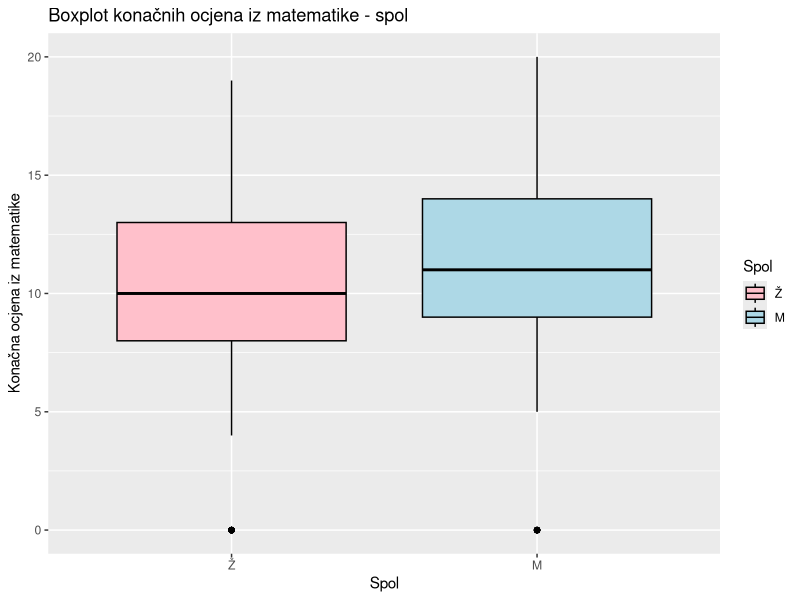
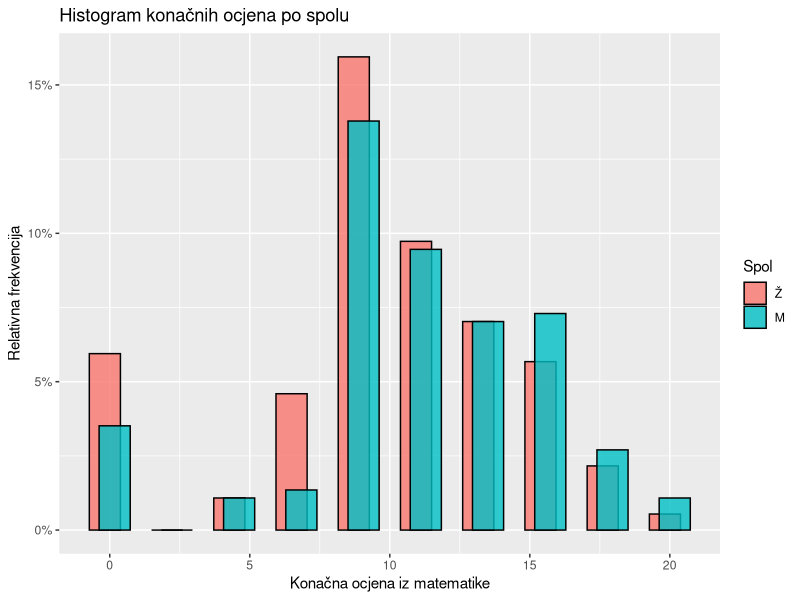
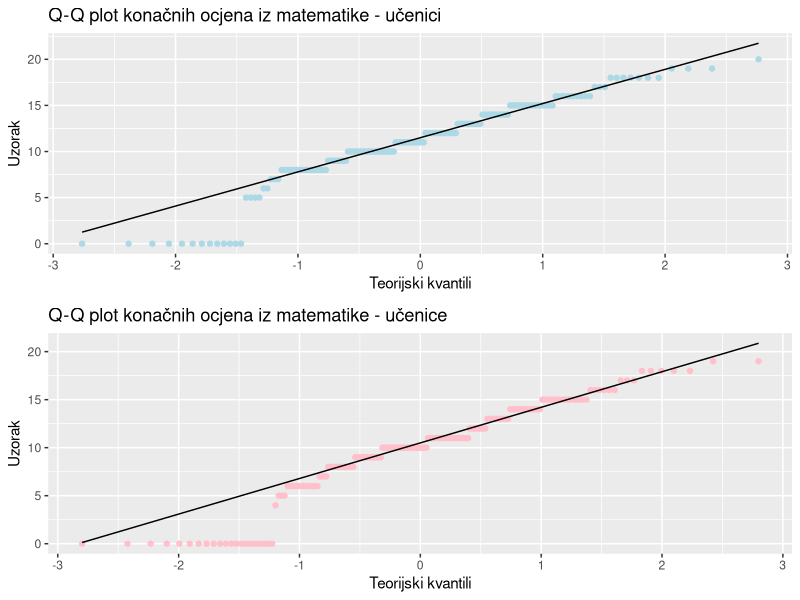
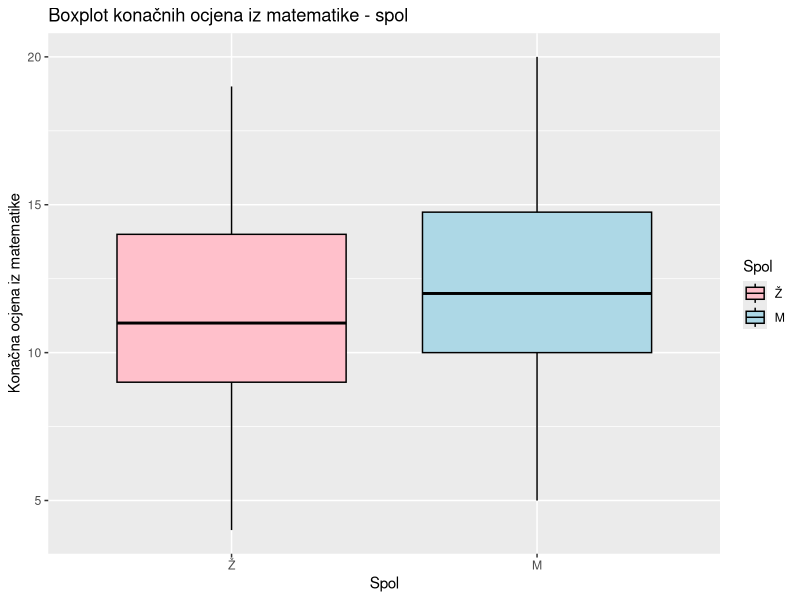
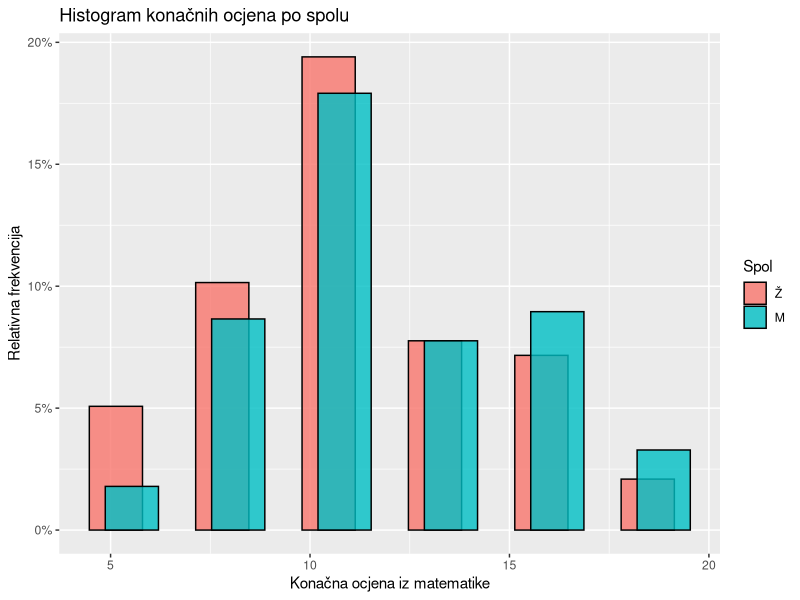
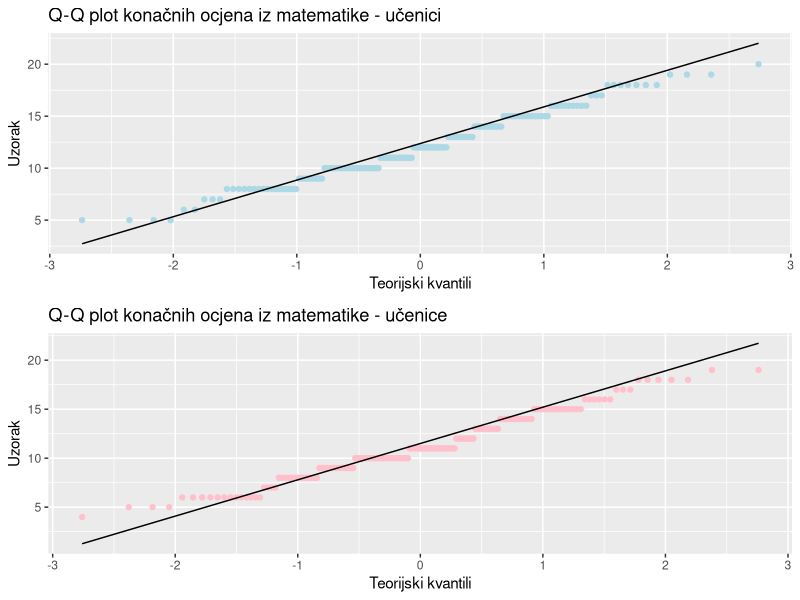
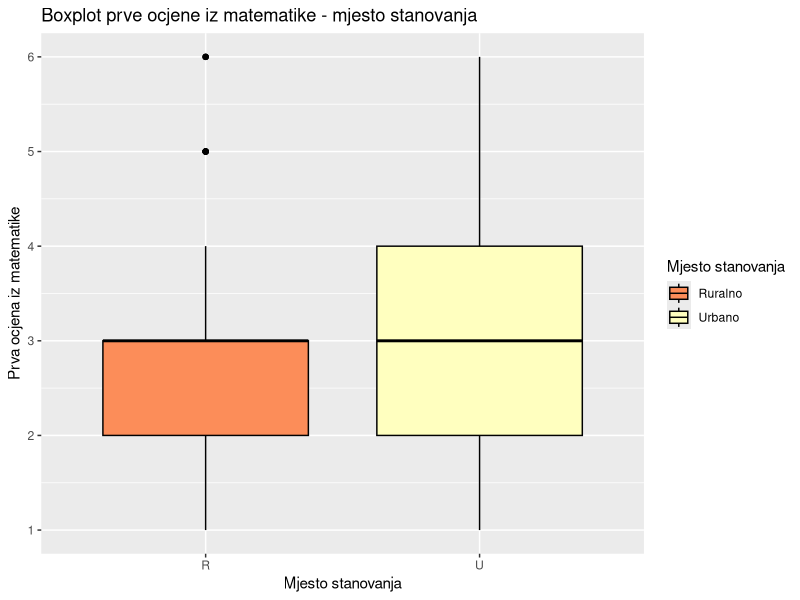
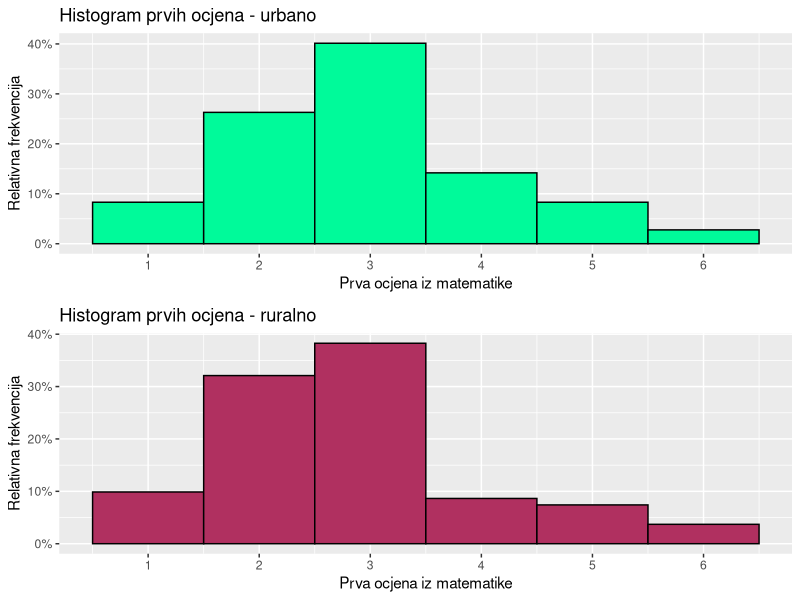

Reproduce these figures in R, in order.
## ---- chunk 1
knitr::opts_chunk$set(echo = TRUE)
library(readr)
library(dplyr)
library(ggplot2)
library(tidyverse)
library(RColorBrewer)
library(gridExtra)
library(caret)
library(nortest)
## ---- chunk 2
dataset <- read_csv("data/student_data.csv")
glimpse(dataset)
head(dataset)
## ---- chunk 3
dataset$school <- factor(dataset$school)
dataset$sex <- factor(dataset$sex)
dataset$address <- factor(dataset$address)
dataset$famsize <- factor(dataset$famsize)
dataset$Pstatus <- factor(dataset$Pstatus)
dataset$schoolsup <- factor(dataset$schoolsup)
dataset$famsup <- factor(dataset$famsup)
dataset$paid_mat <- factor(dataset$paid_mat)
dataset$paid_por <- factor(dataset$paid_por)
dataset$activities <- factor(dataset$activities)
dataset$nursery <- factor(dataset$nursery)
dataset$higher <- factor(dataset$higher)
dataset$internet <- factor(dataset$internet)
dataset$romantic <- factor(dataset$romantic)
## ---- chunk 4
missing_counts <- sapply(data, function(col) sum(is.na(col)))
missing_counts
## ---- chunk 5
summary(dataset)
## ---- chunk 6
ggplot(dataset, aes(x = factor(sex), y = G3_mat, fill = factor(sex))) +
  geom_boxplot(color = "black") +
  scale_y_continuous(name = "Konačna ocjena iz matematike") + 
  scale_x_discrete(name = "Spol", labels = c("Ž", "M")) +
  labs(title = "Boxplot konačnih ocjena iz matematike - spol") + 
  scale_fill_manual(
    name = "Spol", 
    labels = c("Ž", "M"), 
    values = c("F" = "pink", "M" = "lightblue")
    )
## ---- chunk 7
ggplot(dataset, aes(G3_mat, fill = sex)) +
  geom_histogram(
    aes(y = after_stat(count) / sum(after_stat(count))),
    bins = 10, 
    colour = "black", 
    position = position_dodge(width = 0.7), 
    alpha = 0.8
  ) +
  scale_x_continuous(name = "Konačna ocjena iz matematike") +
  scale_y_continuous(
    name = "Relativna frekvencija",
    labels = scales::percent_format(),
    breaks = scales::pretty_breaks(5)
  ) +
  labs(title = "Histogram konačnih ocjena po spolu") +
  scale_fill_discrete(name = "Spol", labels = c("Ž", "M"))

## ---- chunk 8
g1qq1 <- ggplot(dataset |> filter(sex == "M"), aes(sample = G3_mat)) +
  geom_qq(colour = "lightblue") +
  geom_qq_line(colour = "black") +
  scale_y_continuous(name = "Uzorak") +
  scale_x_continuous(name = "Teorijski kvantili") +
  labs(title = "Q-Q plot konačnih ocjena iz matematike - učenici")

g1qq2 <- ggplot(dataset |> filter(sex == "F"), aes(sample = G3_mat)) +
  geom_qq(colour = "pink") +
  geom_qq_line(colour = "black") +
  scale_y_continuous(name = "Uzorak") +
  scale_x_continuous(name = "Teorijski kvantili") +
  labs(title = "Q-Q plot konačnih ocjena iz matematike - učenice")

grid.arrange(g1qq1, g1qq2)
## ---- chunk 9
#učenici
lillie.test(dataset |> filter(sex == "M") |> pull(G3_mat))

#učenice
lillie.test(dataset |> filter(sex == "F") |> pull(G3_mat))

## ---- chunk 10
dataset |> filter(sex == "M") |> count(G3_mat == 0)
dataset |> filter(sex == "F") |> count(G3_mat == 0)
## ---- chunk 11
df1 <- dataset
df1 <- df1 |> filter(G3_mat != 0)

ggplot(df1, aes(x = factor(sex), y = G3_mat, fill = factor(sex))) +
  geom_boxplot(color = "black") +
  scale_y_continuous(
    name = "Konačna ocjena iz matematike",
    breaks = scales::pretty_breaks()
    ) + 
  scale_x_discrete(name = "Spol", labels = c("Ž", "M")) +
  labs(title = "Boxplot konačnih ocjena iz matematike - spol") + 
  scale_fill_manual(
    name = "Spol", 
    labels = c("Ž", "M"), 
    values = c("F" = "pink", "M" = "lightblue")
    )
## ---- chunk 12
ggplot(df1, aes(G3_mat, fill = sex)) +
  geom_histogram(
    aes(y = after_stat(count) / sum(after_stat(count))),
    bins = 7, 
    colour = "black", 
    position = position_dodge(width = 0.8), 
    alpha = 0.8
  ) +
  scale_x_continuous(name = "Konačna ocjena iz matematike") +
  scale_y_continuous(
    name = "Relativna frekvencija",
    labels = scales::percent_format(),
    breaks = scales::pretty_breaks(5)
  ) +
  labs(title = "Histogram konačnih ocjena po spolu") +
  scale_fill_discrete(name = "Spol", labels = c("Ž", "M"))
## ---- chunk 13
gq1 <- ggplot(df1 |> filter(sex == "M"), aes(sample = G3_mat)) +
  geom_qq(colour = "lightblue") +
  geom_qq_line(colour = "black") +
  scale_y_continuous(name = "Uzorak") +
  scale_x_continuous(name = "Teorijski kvantili") +
  labs(title = "Q-Q plot konačnih ocjena iz matematike - učenici")

gq2 <- ggplot(df1 |> filter(sex == "F"), aes(sample = G3_mat)) +
  geom_qq(colour = "pink") +
  geom_qq_line(colour = "black") +
  scale_y_continuous(name = "Uzorak") +
  scale_x_continuous(name = "Teorijski kvantili") +
  labs(title = "Q-Q plot konačnih ocjena iz matematike - učenice")

grid.arrange(gq1, gq2)
## ---- chunk 14
#učenici
lillie.test(df1 |> filter(sex == "M") |> pull(G3_mat))

#učenice
lillie.test(df1 |> filter(sex == "F") |> pull(G3_mat))

## ---- chunk 15
maleGrades <- df1 |> filter(sex == "M") |> pull(G3_mat)
femaleGrades <- df1 |> filter(sex == "F") |> pull(G3_mat)

var.test(maleGrades, femaleGrades, alternative = "two.sided", conf.level = 0.95)
## ---- chunk 16
t.test(maleGrades, femaleGrades, alternative = "two.sided", var.equal = T, conf.level = 0.95)
## ---- chunk 17
addr <- dataset |> select(address)
#broj učenika iz ruralnih/urbanih područja - vidljivo u tablici
table(addr)
## ---- chunk 18
df2 <- dataset
 
df2 <- df2 |> mutate(Grade = ifelse(G1_mat < 7, 1, ifelse(G1_mat < 10, 2 , ifelse(G1_mat < 14, 3, ifelse(G1_mat < 16, 4, ifelse(G1_mat < 18, 5, ifelse(G1_mat < 20, 6, 7)))))))
 
## ---- chunk 19
grade_table <- table(df2$address, df2$Grade)
added_margins_tbl = addmargins(grade_table)
added_margins_tbl
## ---- chunk 20
ggplot(df2, aes(x = factor(address), y = Grade, fill = factor(address))) +
  geom_boxplot(color = "black") +
  scale_y_continuous(name = "Prva ocjena iz matematike",
  breaks = scales::pretty_breaks()
  ) + 
  labs(
    title = "Boxplot prve ocjene iz matematike - mjesto stanovanja"
    ) +
  scale_x_discrete(name = "Mjesto stanovanja") + 
  scale_fill_brewer(
    name = "Mjesto stanovanja", 
    labels = c("Ruralno", "Urbano"),
    palette = "Spectral"
    )
## ---- chunk 21
g2hist1 <- ggplot(df2 |> filter(address == "U"), aes(Grade)) +
  geom_histogram(
    aes(y = after_stat(count) / sum(after_stat(count))),
    bins = 6, 
    colour = "black",
    fill = "mediumspringgreen"
  ) +
  scale_x_continuous(
    name = "Prva ocjena iz matematike",
    breaks = scales::pretty_breaks()
    ) +
  scale_y_continuous(
    name = "Relativna frekvencija",
    labels = scales::percent_format(),
    breaks = scales::pretty_breaks()
  ) +
  labs(title = "Histogram prvih ocjena - urbano")


g2hist2 <- ggplot(df2 |> filter(address == "R"), aes(Grade)) +
  geom_histogram(
    aes(y = after_stat(count) / sum(after_stat(count))),
    bins = 6, 
    colour = "black",
    fill = "maroon"
  ) +
  scale_x_continuous(
    name = "Prva ocjena iz matematike",
    breaks = scales::pretty_breaks()
    ) +
  scale_y_continuous(
    name = "Relativna frekvencija",
    labels = scales::percent_format(),
    breaks = scales::pretty_breaks()
  ) +
  labs(title = "Histogram prvih ocjena - ruralno")

grid.arrange(g2hist1, g2hist2)
## ---- chunk 22
row_totals <- margin.table(grade_table, 1)
col_totals <- margin.table(grade_table, 2)
grand_total <- sum(grade_table)

expected_frequencies <- outer(row_totals, col_totals) / grand_total
expected_frequencies

## ---- chunk 23
fisher.test(grade_table, conf.level = 0.95)
## ---- chunk 24
df3 <- dataset |> mutate(pass_por = ifelse(G3_por >= 10, 1 , 0)) |>
  mutate(pass_por = factor(pass_por, levels = c(0, 1)))
## ---- chunk 25
sum(df3$pass_por == 1)
sum(df3$pass_por == 0)
## ---- chunk 26
g1 <- ggplot(df3 , aes(x = sex, y = G3_por, fill = sex)) +
  geom_boxplot(color = "black") +
  scale_x_discrete(
    name = "Spol",
    labels = c("Ž", "M")
  ) +
  scale_y_continuous(
    name = "Završna ocjena iz jezika",
    breaks = seq(0, 20, 5)
    ) + 
  labs(
    title = "Boxplot završne ocjene iz jezika - spol"
    ) + 
  scale_fill_discrete(name = "Spol", labels = c("Ž", "M"))

g2 <- ggplot(df3 , aes(x = factor(Medu), y = G3_por, fill = factor(Medu))) +
  geom_boxplot(color = "black") +
  scale_y_continuous(
    name = "Završna ocjena iz jezika",
    breaks = seq(0, 20, 5)
    ) + 
  scale_x_discrete(name = "Obrazovanje majke") +
  labs(
    title = "Boxplot završne ocjene iz jezika - obrazovanje majke"
    ) + 
  scale_fill_discrete(name = "Obrazovanje majke")

g3 <- ggplot(df3 , aes(x = factor(Fedu), y = G3_por, fill = factor(Fedu))) +
  geom_boxplot(color = "black") +
  scale_y_continuous(
    name = "Završna ocjena iz jezika",
    breaks = seq(0, 20, 5)
    ) + 
  scale_x_discrete(name = "Obrazovanje oca") +
  labs(
    title = "Boxplot završne ocjene iz jezika - obrazovanje oca"
    ) + 
  scale_fill_discrete(name = "Obrazovanje oca")

g4 <- ggplot(df3 , aes(x = factor(famsize), y = G3_por, fill = factor(famsize))) +
  geom_boxplot(color = "black") +
  scale_y_continuous(
    name = "Završna ocjena iz jezika",
    breaks = seq(0, 20, 5)
    ) + 
  scale_x_discrete(name = "Veličina obitelji") +
  labs(
    title = "Boxplot završne ocjene iz jezika - veličina obitelji"
    ) + 
  scale_fill_discrete(name = "Veličina obitelji")

g1
g2
g3
g4
## ---- chunk 27
ggplot(df3, aes(G3_por, fill = sex)) +
  geom_histogram(
    bins = 10, 
    colour = "black", 
    position = position_dodge(width = 0.95), 
    alpha = 0.8
  ) +
  scale_x_continuous(name = "Konačna ocjena iz jezika") +
  scale_y_continuous(
    name = "Frekvencija",
    breaks = scales::pretty_breaks(5)
  ) +
  labs(title = "Histogram konačnih ocjena po spolu") +
  scale_fill_discrete(name = "Spol", labels = c("Ž", "M"))

## ---- chunk 28
#treniranje modela uzimajuci u obzir sve sociodemografske varijable
model <- glm(pass_por ~ sex + Medu + Fedu + famsize,
             data = df3,
             family = binomial)

summary(model)


df3 <- df3 |>
  mutate(predicted_prob = predict(model, type = "response"))
## ---- chunk 29
threshold <- 0.5

df3 <- df3 %>%
  mutate(predicted_class = ifelse(predicted_prob > threshold, 1, 0))

table(df3$predicted_class, df3$pass_por)


accuracy <- mean(df3$pass_por == df3$predicted_class)
precision <- sum(
  df3$pass_por == 1 & df3$predicted_class == 1) / sum(df3$predicted_class == 1
                                                      )
recall <- sum(df3$pass_por == 1 & df3$predicted_class == 1) / sum(df3$pass_por == 1)
f1_score <- 2 * (precision * recall) / (precision + recall)

accuracy
precision
recall
f1_score

## ---- chunk 30
set.seed(-123456)

dfSampled <- df3 |> filter(pass_por == 0)
dfHelp <- df3 |> filter(pass_por == 1) |> slice_sample(n = 58)

dfSampled <- rbind(dfSampled, dfHelp)
## ---- chunk 31
model2 <- glm(pass_por ~ sex + Medu + Fedu + famsize,
             data = dfSampled,
             family = binomial)

summary(model2)
## ---- chunk 32
dfSampled <- dfSampled |>
  mutate(predicted_prob = predict(model2, type = "response"))

threshold <- 0.5

dfSampled <- dfSampled %>%
  mutate(predicted_class = ifelse(predicted_prob > threshold, 1, 0))

table(dfSampled$predicted_class, dfSampled$pass_por)


accuracy2 <- mean(dfSampled$pass_por == dfSampled$predicted_class)
precision2 <- sum(
  dfSampled$pass_por == 1 & dfSampled$predicted_class == 1) / sum(dfSampled$predicted_class == 1)

                                              
recall2 <- sum(dfSampled$pass_por == 1 & dfSampled$predicted_class == 1) / sum(dfSampled$pass_por == 1)
f1_score2 <- 2 * (precision2 * recall2) / (precision2 + recall2)


accuracy2
precision2
recall2
f1_score2
## ---- chunk 33
ggplot(dataset, aes(x = factor(famsize), y = absences_mat, fill = factor(famsize))) +
  geom_boxplot(color = "black") +
  scale_y_continuous(name = "Broj izostanaka iz matematike",
  breaks = scales::pretty_breaks()
  ) + 
  labs(
    title = "Boxplot broja izostanaka iz matematike - veličina obitelji"
    ) +
  scale_x_discrete(name = "Mjesto stanovanja") + 
  scale_fill_brewer(
    name = "Veličina obitelji", 
    labels = c("Više od 3", "Max 3"),
    palette = "BrBG"
    )
## ---- chunk 34
g4hist1 <- ggplot(dataset |> filter(famsize == "LE3"), aes(absences_mat)) +
  geom_histogram(
    aes(y = after_stat(count) / sum(after_stat(count))),
    bins = 10, 
    colour = "black",
    fill = "salmon"
  ) +
  scale_x_continuous(name = "Broj izostanaka iz matematike") +
  scale_y_continuous(
    name = "Relativna frekvencija",
    labels = scales::percent_format(),
    breaks = scales::pretty_breaks(5)
  ) +
  labs(title = "Histogram izostanaka iz matematike - max. 3 člana obitelji")


g4hist2 <- ggplot(dataset |> filter(famsize == "GT3"), aes(absences_mat)) +
  geom_histogram(
    aes(y = after_stat(count) / sum(after_stat(count))),
    bins = 10, 
    colour = "black",
    fill = "darkviolet"
  ) +
  scale_x_continuous(name = "Broj izostanaka iz matematike") +
  scale_y_continuous(
    name = "Relativna frekvencija",
    labels = scales::percent_format(),
    breaks = scales::pretty_breaks(5)
  ) +
  labs(title = "Histogram izostanaka iz matematike - više od 3 člana obitelji")

grid.arrange(g4hist1, g4hist2)
## ---- chunk 35
g4qq1 <- ggplot(dataset |> filter(famsize == "LE3"), aes(sample = absences_mat)) +
  geom_qq(colour = "salmon") +
  geom_qq_line(colour = "black") +
  scale_y_continuous(name = "Uzorak") +
  scale_x_continuous(name = "Teorijski kvantili") +
  labs(title = "Q-Q plot izostanaka iz matematike - max. 3 člana obitelji")

g4qq2 <- ggplot(dataset |> filter(famsize == "GT3"), aes(sample = absences_mat)) +
  geom_qq(colour = "darkviolet") +
  geom_qq_line(colour = "black") +
  scale_y_continuous(name = "Uzorak") +
  scale_x_continuous(name = "Teorijski kvantili") +
  labs(title = "Q-Q plot izostanaka iz matematike - više od 3 člana obitelji")

grid.arrange(g4qq1, g4qq2)
## ---- chunk 36
le3absences <- dataset |> filter(famsize == "LE3") |> pull(absences_mat)
gt3absences <- dataset |> filter(famsize == "GT3") |> pull(absences_mat)

median(le3absences)
median(gt3absences)

wilcox.test(le3absences, gt3absences, alternative = "two.sided", conf.level = 0.95)
